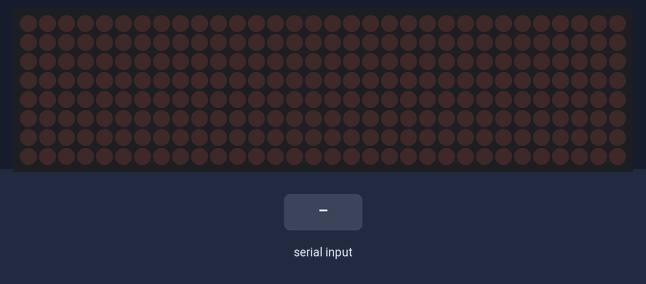
A program run on a simulated ESP32. On the bench: 32×8 LED matrix. The test bench sets the inputs (shaded band). What the program prints to the serial monitor is not drawn.

Above: at 1.2 s.
1.3 s: byte 30 received over Serial
At 2.3 s:
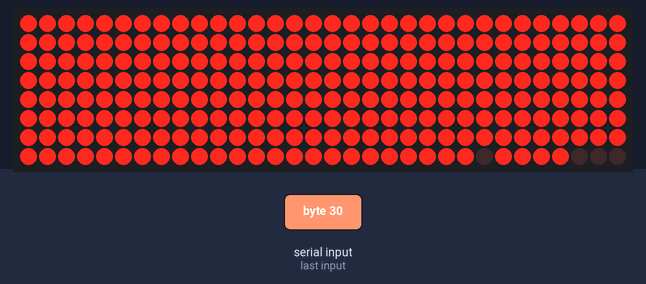
2.8 s: byte 90 received over Serial
At 3.4 s:
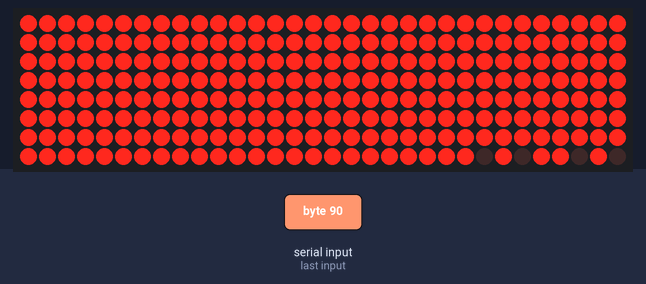
4.3 s: byte 120 received over Serial
At 5.1 s:
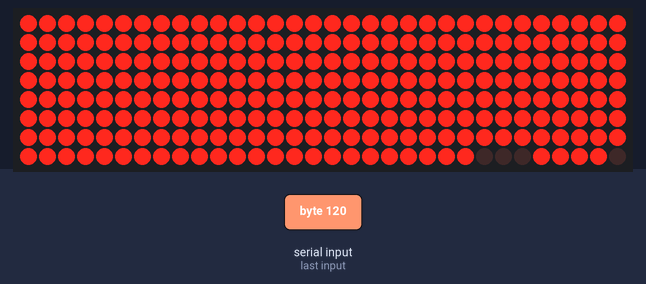
Timing chart, 0 to 7.3 s (numbered marks = the images above; inputs shaded):
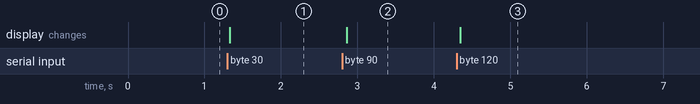

The program:

main.cpp
```cpp
#include <Arduino.h>
#include <MD_MAX72xx.h>
#include <MD_Parola.h>
#include <SPI.h>

#define HARDWARE_TYPE MD_MAX72XX::FC16_HW
#define MAX_DEVICES 4

#define CLK_PIN 18
#define DATA_PIN 23
#define CS_PIN 5

#define ROW_SIZE 16
#define COLUMN_SIZE 16
#define NUM 3

MD_Parola parola = MD_Parola(HARDWARE_TYPE, CS_PIN, MAX_DEVICES);
MD_MAX72XX mx = MD_MAX72XX(HARDWARE_TYPE, CS_PIN, MAX_DEVICES);

void setLEDbyByte(byte,int);
void setPoint16x16(int, int, bool);

void setup() {
  Serial.begin(115200);
  mx.begin();
}

void loop() {

  byte framePacket[32]={};

  if(Serial.available()){
    mx.clear();
    for(int i = 0; i < 32; i++){
      framePacket[i] = Serial.read();
    }
  }

  for(int i=0; i<32; i++){
     setLEDbyByte(framePacket[i], i);
  }

  delay(50);
  Serial.println("b");

}

void setLEDbyByte(byte data, int index){
  for(int i=0; i < 8; i++){
    if(((data >> (7-i))&0x01) == 0x01){
      if(index%2 == 1){
        setPoint16x16(i+8, (int)index/2, true);
      }
      else{
        setPoint16x16(i, (int)index/2, true);
      }
    }
  }
}

void setPoint16x16(int x, int y, bool state){
  if(0 <= y && y < 8){
    mx.setPoint(7-y, x, state);
  }
  if(8 <= y && y < 16){
    mx.setPoint(15-y, x+16, state);
  }
}
```

Measured:
- after the input at 1.3 s, the display: changes at once (image 1)
- after the input at 2.8 s, the display: changes after 0.06 s (image 2)
- after the input at 4.3 s, the display: changes after 0.05 s (image 3)
